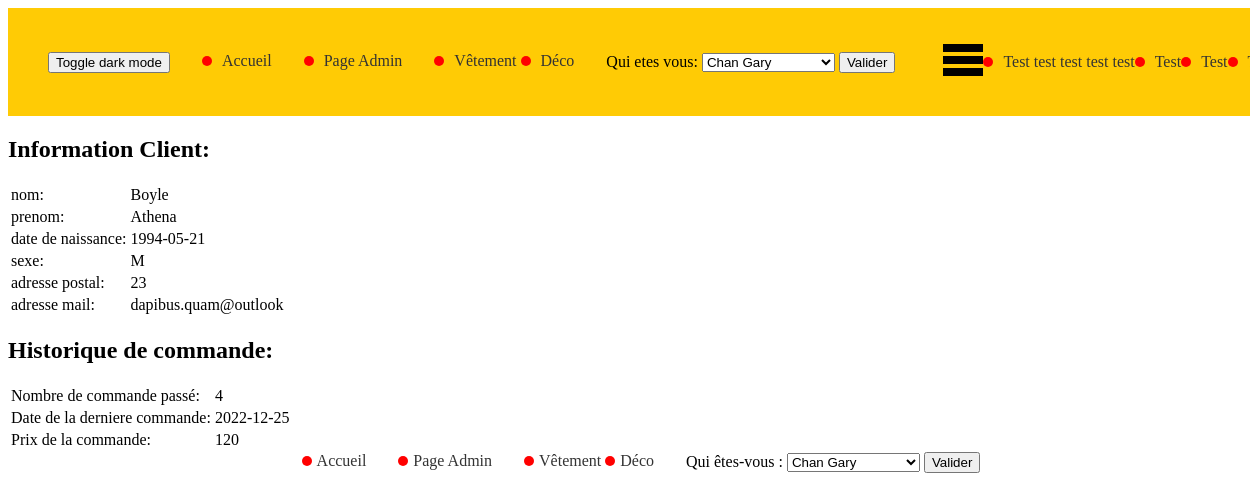
The page /client.php?id=3 on the database its author committed.
### tables this page shows
CREATE TABLE `categorie` (
  `id_categorie` int(11) NOT NULL,
  `nom` varchar(50) NOT NULL
);

CREATE TABLE `fiche_client` (
  `id_client` int(11) NOT NULL,
  `nom` varchar(50) NOT NULL,
  `prenom` varchar(50) NOT NULL,
  `date_de_naissance` date NOT NULL,
  `sexe` char(1) NOT NULL,
  `adresse_postal` bigint(5) NOT NULL,
  `adresse_mail` varchar(20) NOT NULL
);

CREATE TABLE `commande` (
  `id_commande` int(11) NOT NULL,
  `nombre_de_commande_passé` bigint(2) NOT NULL,
  `date_de_la_derniere` date NOT NULL,
  `prix_de_la_derniere_commande` bigint(4) NOT NULL
);

### client.php (the view, shortened to what this page needs)
<!DOCTYPE html>
<html lang="fr">
  <head>
    <link rel="stylesheet" type="text/css" href="css/style.css">
  </head>
  <body>
    <?php
      require("components/header.php");;
      include("config/config.php");
$bdd = new PDO('mysql:host='.$hote.';port='.$port.';dbname='.$nom_bd,$utilisateur,$mot_de_passe);
      $requete = 'SELECT * FROM fiche_client WHERE id_client=' . $_GET["id"];
      $resultats = $bdd->query($requete);
      $tableauclient = $resultats->fetchAll();
      if (count($tableauclient) > 0) {
        echo "<h2>Information Client:</h2>";
        echo "<table>";
        foreach ($tableauclient as $client) {
          echo "<tr><td>nom:</td><td>" . $client["nom"] . "</td></tr>";
          echo "<tr><td>prenom:</td><td>" . $client["prenom"] . "</td></tr>";
          echo "<tr><td>date de naissance:</td><td>" . $client["date_de_naissance"] . "</td></tr>";
          echo "<tr><td>sexe:</td><td>" . $client["sexe"] . "</td></tr>";
          echo "<tr><td>adresse postal:</td><td>" . $client["adresse_postal"] . "</td></tr>";
          echo "<tr><td>adresse mail:</td><td>" . $client["adresse_mail"] . "</td></tr>";
        }
        echo "</table>";
      } else {
        echo "<p>Aucune fiche_client n'a été trouvée pour ce client.</p>";
      }
      $requete = 'SELECT * FROM commande WHERE id_commande=' . $_GET["id"];
      $resultats = $bdd->query($requete);
      $tableaucommande = $resultats->fetchAll();
      if (count($tableaucommande) > 0) {
        echo "<h2>Historique de commande:</h2>";
        echo "<table>";
        foreach ($tableaucommande as $commande) {
          echo "<tr><td>Nombre de commande passé:</td><td>" . $commande["nombre_de_commande_passé"] . "</td></tr>";
          echo "<tr><td>Date de la derniere commande:</td><td>" . $commande["date_de_la_derniere"] . "</td></tr>";
          echo "<tr><td>Prix de la commande:</td><td>" . $commande["prix_de_la_derniere_commande"] . "</td></tr>";
    }
    echo "</table>";
} else {
    echo "<p>Aucune commande trouvée pour ce client.</p>";
}
?>
<?php require("components/footer.php"); ?>
</body>
</html>

### components/header.php (shortened to what this page needs)
<?php
 include("config/config.php");
$bdd = new PDO('mysql:host='.$hote.';port='.$port.';dbname='.$nom_bd,$utilisateur,$mot_de_passe);
$requete = 'SELECT * FROM fiche_client';
$resultats = $bdd->query($requete);
$tableauclient = $resultats->fetchAll();
$requete='SELECT * FROM categorie ';
$resultats = $bdd->query($requete) ;
$tableaucategorie=$resultats->fetchAll() ;
?>
<nav>
<button onclick="toggle_dark_mode()">Toggle dark mode</button>
    <ul>
        <li><a href="index.php">Accueil</a></li>
        <li><a href="admin.php">Page Admin</a></li>
        <li class="dropdown">
            <div class="dropdown-content">
                <?php
                foreach ($tableaucategorie as $categorie) {
                    echo '<a href="article.php?id=' . $categorie["id_categorie"] . '">' . $categorie["nom"] . '</a>'."\n";
                }
                ?>
            </div>
        </li>
        <li>
            <form action="client.php" method="get">
                <label for="selectionneclient">Qui etes vous:</label>
                <select id="selectionneclient" name="id">
                    <?php
                    foreach ($tableauclient as $client) {
                        echo '<option value="' . $client["id_client"] . '">' . $client["nom"] . ' ' . $client["prenom"] . '</option>';
                    }
                    ?>
                </select>
                <input type="submit" value="Valider">
            </form>
        </li>
    </ul>
    <div class="header-nav" data-visible="false">
        <nav class="nav">
                <div class="menu-btn">
                    <svg viewBox="0 0 100 80" width="40" height="40">
  <rect width="100" height="20"></rect>
  <rect y="30" width="100" height="20"></rect>
  <rect y="60" width="100" height="20"></rect>
</svg>
                </div>
            <ul class="nav-list burger">
                <li class="nav__list_item" style="margin-left: 0px;"><a class="nav__link" href="#">Test test test test test</a></li>
                <li class="nav__list_item" style="margin-left: 0px;"><a class="nav__link" href="#">Test</a></li>
                <li class="nav__list_item"  style="margin-left: 0px;"><a class="nav__link" href="#">Test</a></li>
                <li class="nav__list_item"  style="margin-left: 0px;"><a class="nav__link" href="#">Test</a></li>
            </ul>
        </nav>
    </div>
</nav>

### components/footer.php (shortened to what this page needs)
<?php
  include("config/config.php");
  $bdd = new PDO('mysql:host='.$hote.';port='.$port.';dbname='.$nom_bd,$utilisateur,$mot_de_passe);
$requete = 'SELECT * FROM fiche_client';
$resultats = $bdd->query($requete);
$tableauclient = $resultats->fetchAll();
$requete = 'SELECT * FROM categorie';
$resultats = $bdd->query($requete);
$tableaucategorie = $resultats->fetchAll();
?>
    <footer>
        <ul>
            <li><a href="index.php">Accueil</a></li>
            <li><a href="admin.php">Page Admin</a></li>
            <li class="dropdown">
                <div class="dropdown-content">
                    <?php
                    foreach ($tableaucategorie as $categorie) {
                        echo '<a href="article.php?id=' . $categorie["id_categorie"] . '">' . $categorie["nom"] . '</a>' . "\n";
                    }
                    ?>
                </div>
            </li>
            <li>
                <form action="client.php" method="get">
                    <label for="selectionneclient">Qui êtes-vous :</label>
                    <select id="selectionneclient" name="id">
                        <?php
                        foreach ($tableauclient as $client) {
                            echo '<option value="' . $client["id_client"] . '">' . $client["nom"] . ' ' . $client["prenom"] . '</option>';
                        }
                        ?>
                    </select>
                    <input type="submit" value="Valider">
                </form>
            </li>
        </ul>
</footer>

### css/style.css (style rules this page uses)
nav { width: 100%; top: auto; left: auto; background-color: #ffcb05; display: flex; justify-content: flex-end; align-items: center; padding: 1rem; }
nav ul li a:before { content: ""; display: inline-block; width: 10px; height: 10px; margin-right: 10px; background-color: red; border-radius: 50%; }
nav ul { display: flex; justify-content: flex-start; }
ul { display: flex; list-style-type: none; margin: 0; padding: 0; }
footer ul { justify-content: center; }
li { margin-left: 2rem; }
a { color: #333; text-decoration: none; position: relative; }
li a::before { content: ""; display: inline-block; width: 10px; height: 10px; margin-right: 5px; background-color: red; border-radius: 50%; }

### rows shown on the page
categorie: nom "Vêtement"
categorie: nom "Déco"
fiche_client: nom "Boyle", prenom "Athena", date_de_naissance "1994-05-21", sexe "M", adresse_postal "23", adresse_mail "dapibus.quam@outlook"
commande: nombre_de_commande_passé "4", date_de_la_derniere "2022-12-25", prix_de_la_derniere_commande "120"

### other values the page prints
form field id "Chan Gary"
